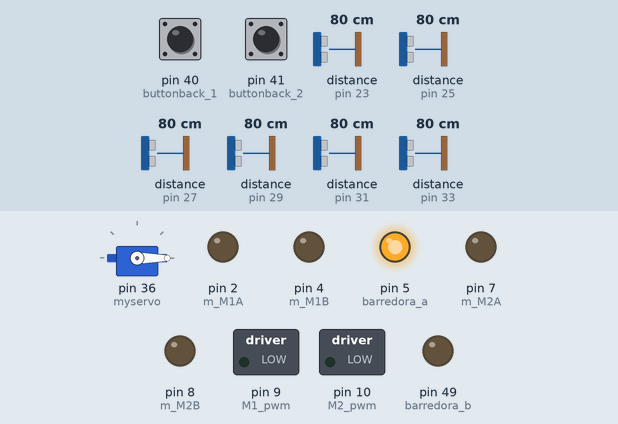
This sketch was run on a simulated Arduino Mega 2560, built with avr-gcc and run on an emulated ATmega2560. Shown: servo, switched loads named in the sketch (green lamp = pin HIGH), output pins drawn as LEDs (lit = HIGH). The inputs (shaded band) are chosen by the test bench; at power-on: pin 40 (buttonback_1) LOW, pin 41 (buttonback_2) LOW, distance to the obstacle (sensors on pin 23, pin 25, pin 27, pin 29, pin 31, pin 33) 80 cm. The echo pulse lasts 58.3 µs per cm; the ROS host is connected and sends only what is stated.

Above: at 0.1 s.
Timing chart, 0 to 1.6 s (numbered marks = the images above):
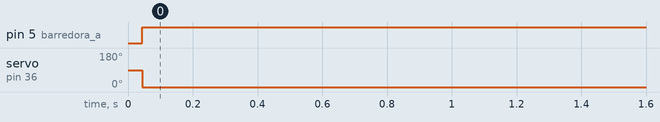

Measured:
- by itself, pin 5 (barredora_a): LOW → HIGH at 0.04 s
- by itself, servo on pin 36 (myservo): 90° → 0° at 0.04 s

The sketch:

axo_arduino_node.ino
```cpp
//Librerías
#include <ros.h>
#include <std_msgs/Float32MultiArray.h>
#include <Servo.h>
//Biblioteca sonar
#include <HCSR04.h>

Servo myservo;
//servo angle
int angle = 0;
//FinDeCarrera
int buttonback_1 = 40;
int buttonback_2 = 41;
// Initialize sensor that uses digital pins trigger and echo.
UltraSonicDistanceSensor distanceSensor1(22, 23);
UltraSonicDistanceSensor distanceSensor2(24, 25);
UltraSonicDistanceSensor distanceSensor3(26, 27);
UltraSonicDistanceSensor distanceSensor4(28, 29);
UltraSonicDistanceSensor distanceSensor5(30, 31);
UltraSonicDistanceSensor distanceSensor6(32, 33);

//Message containing the sensor data to be published
std_msgs::Float32MultiArray msg_sensors;

//Crea un nodo en ros llamado n
ros::NodeHandle n;

//Array de sensores
float playa_sensor_readings[8] = {0,0,0,0,0,0,0,0};
//----------------------------------------
//Asignación de los pines del ARDUINO-MEGA2560
//Barredora
int barredora_a = 5;
int barredora_b = 49;
//Motores
int m_M1A = 2; //Motor1_A
int M1_pwm = 9; //Motor1_pwm
int m_M1B = 4; //Motor1_B
int m_M2A = 7; //Motor2_A
int M2_pwm = 10; //Motor2_pwm
int m_M2B = 8; //Motor2_B
//--------------------------------------
//Variables globales
int M1A=0; //Valor de dirección del Motor1_A
int M1B=0; //Valor de dirección del Motor1_B
int M2A=0; //Valor de dirección del Motor2_A
int M2B=0; //Valor de dirección del Motor2_B
int pwm_1 = 0; //Valor de dirección del Motor_1
int pwm_2 = 0; //Valor de dirección del Motor_2

// >>>>>>>>>>>>>>>>>> FUNCIONES <<<<<<<<<<<<<<<<<<<<<<<<<<<<<<<<<<<<<<<
void SpeedsCallback(const std_msgs::Float32MultiArray&msg){


angle = int(180 * msg.data[2]);

if (msg.data[0] > 0 && msg.data[1]>0){
M1A = 0;
M1B = 1;
pwm_1 = int(512 * msg.data[0]);
M2A = 0;
M2B = 1;
pwm_2 = int(512 * msg.data[1]);
}
else if (msg.data[0] < 0 && msg.data[1] < 0){
M1A = 1;
M1B = 0;
pwm_1 = int(-512 * msg.data[0]);
M2A = 1;
M2B = 0;
pwm_2 = int(-512 * msg.data[1]);
}
else if (msg.data[0] > 0 && msg.data[1] < 0){
M1A = 0;
M1B = 1;
pwm_1 = int(512 * msg.data[0]);
M2A = 1;
M2B = 0;
pwm_2 = int(-512 * msg.data[1]);
}
else if (msg.data[0] < 0 && msg.data[1]>0){
M1A = 1;
M1B = 0;
pwm_1 = int(-512 * msg.data[0]);
M2A = 0;
M2B = 1;
pwm_2 = int(512 * msg.data[1]);
}
else { //ALTO
M1A = 0;
M1B = 0;
M2A = 0;
M2B = 0; }
}// Fin de SpeedsCallBack
//--------------------------------------------------------------------------
//Indica los tópicos que utilizará y su función
//Se subscribe al tópico publicado en el Raspberry para indicar la dirreción y velocidad del robot
ros::Publisher pub_sensors("/axo/hardware/arduino_sensors", &msg_sensors);
ros::Subscriber<std_msgs::Float32MultiArray> robot_Speeds("/axo/hardware/motor_speeds",&SpeedsCallback);
//________________________________________________________________________________________________________

//SETUP
void setup(){
n.getHardware()->setBaud(500000);

//Iniciar nodo en ros
n.initNode();

//Advertir a nodo que voy a publicar
n.advertise(pub_sensors);
n.subscribe(robot_Speeds);

msg_sensors.data_length = 8;
//Configuracion de fin de carrera
pinMode(buttonback_1,INPUT);
pinMode(buttonback_2,INPUT);

//Configuracion de los pines de salida -- Control Motores
pinMode(m_M1A, OUTPUT);
pinMode(m_M1B, OUTPUT);
pinMode(m_M2A, OUTPUT);
pinMode(m_M2B, OUTPUT);
pinMode(M1_pwm, OUTPUT);
pinMode(M2_pwm, OUTPUT);
pinMode(barredora_a,OUTPUT);
pinMode(barredora_b, OUTPUT);
myservo.attach(36);
} //Fin del SETUP
//******************************************************************************************************
void loop(){

    playa_sensor_readings[0]=distanceSensor1.measureDistanceCm();
    delay(2);
    playa_sensor_readings[1]=distanceSensor2.measureDistanceCm();
    delay(2);
    playa_sensor_readings[2]=distanceSensor3.measureDistanceCm();
    delay(2);
    playa_sensor_readings[3]=distanceSensor4.measureDistanceCm();
    delay(2);
    playa_sensor_readings[4]=distanceSensor5.measureDistanceCm();
    delay(2);
    playa_sensor_readings[5]=distanceSensor6.measureDistanceCm();
    delay(2);

    playa_sensor_readings[6] = digitalRead(buttonback_1);
    playa_sensor_readings[7] = digitalRead(buttonback_2);

    msg_sensors.data = playa_sensor_readings;
    pub_sensors.publish(&msg_sensors);
    n.spinOnce();
    myservo.write(angle);
    //Barredora
    analogWrite(barredora_a,255);
    digitalWrite(barredora_b,LOW);
    //Motores
    digitalWrite(m_M1A,M1A);
    digitalWrite(m_M1B,M1B);
    analogWrite(M1_pwm, pwm_1);
    digitalWrite(m_M2A,M2A);
    digitalWrite(m_M2B,M2B);
    analogWrite(M2_pwm, pwm_2);

}
```
